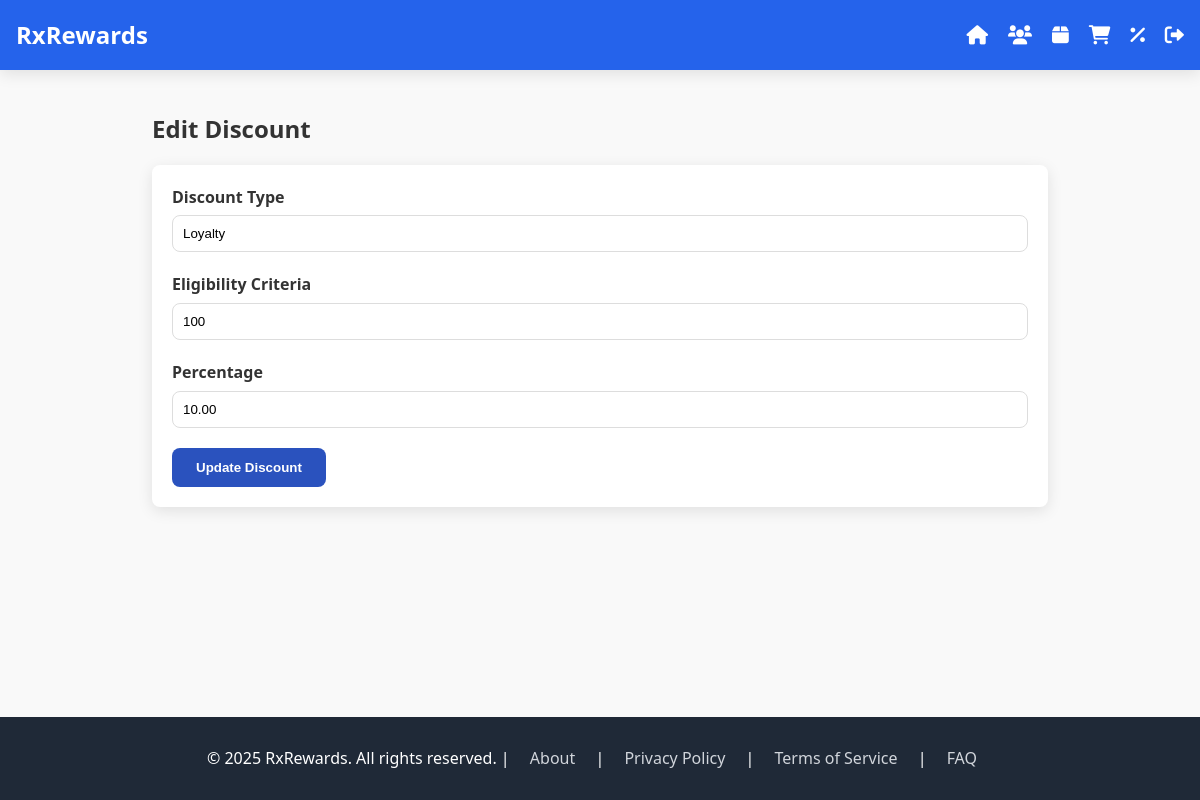
Screenshot of /edit_discount/DISC001 (signed in) with the database file from the repository.
### tables this page shows
CREATE TABLE Discount (
            DiscountID TEXT PRIMARY KEY,
            DiscountType TEXT NOT NULL,
            EligibilityCriteria TEXT NOT NULL,
            Percentage REAL NOT NULL
        );

### app.py (the view)
    def wrap(*args, **kwargs):
        if not session.get("logged_in"):
            return redirect(url_for("login"))
        return f(*args, **kwargs)

### app.py (called while the page is built, shortened)
def login_required(f):
    def wrap(*args, **kwargs):
        if not session.get("logged_in"):
            return redirect(url_for("login"))
        return f(*args, **kwargs)
    wrap.__name__ = f.__name__
    return wrap

@app.route("/edit_discount/<discount_id>", methods=["GET", "POST"])
@login_required
def edit_discount(discount_id):
    db = get_db()
    discount = db.execute(
        "SELECT * FROM Discount WHERE DiscountID = ?", (discount_id,)
    ).fetchone()
    if not discount:
        flash("Discount not found!", "error")
        return redirect(url_for("discounts"))
    return render_template("edit_discount.html", discount=discount)

### database.py (called while the page is built)
def get_db():
    conn = sqlite3.connect("rxrewards.db")
    return conn

### templates/edit_discount.html (shortened to what this page needs)
{% extends 'base.html' %} {% block content %}
<section class="container">
	<h2 class="text-2xl font-bold mb-4">Edit Discount</h2>
	<div class="form">
		<form method="POST">
			<div class="form-group">
				<label for="discount_type">Discount Type</label>
				<input
					type="text"
					name="discount_type"
					id="discount_type"
					value="{{ discount[1] }}"
					required
				/>
			</div>
			<div class="form-group">
				<label for="eligibility_criteria">Eligibility Criteria</label>
				<input
					type="text"
					name="eligibility_criteria"
					id="eligibility_criteria"
					value="{{ discount[2] }}"
					required
				/>
			</div>
			<div class="form-group">
				<label for="percentage">Percentage</label>
				<input
					type="number"
					step="0.01"
					name="percentage"
					id="percentage"
					value="{{ '%.2f'|format(discount[3]) }}"
					required
				/>
			</div>
			<button type="submit" class="btn bg-blue-600 hover:bg-blue-700">
				Update Discount
			</button>
		</form>
	</div>
</section>
{% endblock %}

### static/style.css (style rules this page uses)
:root { --primary-color: #2a52be; --secondary-color: #6d83c4; --text-color: #333; --light-bg: #f9f9f9; --border-radius: 8px; --box-shadow: 0 4px 15px rgba(0, 0, 0, 0.1); }
* { margin: 0; padding: 0; box-sizing: border-box; }
body { font-family: "Segoe UI", Tahoma, Geneva, Verdana, sans-serif; line-height: 1.6; color: var(--text-color); background-color: var(--light-bg); display: flex; flex-direction: column; min-height: 100vh; }
.container { width: 90%; max-width: 1200px; margin: 0 auto; padding: 20px; }
.bg-blue-600 { background-color: #2563eb; }
.mb-4 { margin-bottom: 1rem; }
.text-2xl { font-size: 1.5rem; }
.font-bold { font-weight: 700; }
.btn { display: inline-block; padding: 12px 24px; border-radius: var(--border-radius); font-weight: 600; cursor: pointer; border: none; background-color: var(--primary-color); color: #fff; text-decoration: none; transition: background-color 0.3s ease; }
.form { background-color: #fff; padding: 20px; border-radius: var(--border-radius); box-shadow: var(--box-shadow); margin-bottom: 30px; }
.form-group { margin-bottom: 20px; }
.form-group label { display: block; margin-bottom: 5px; font-weight: 600; }
.form-group input { width: 100%; padding: 10px; border: 1px solid #ddd; border-radius: var(--border-radius); }

### rows the page displays
Discount: discount_type "Loyalty", eligibility_criteria "100", percentage "10.00"
